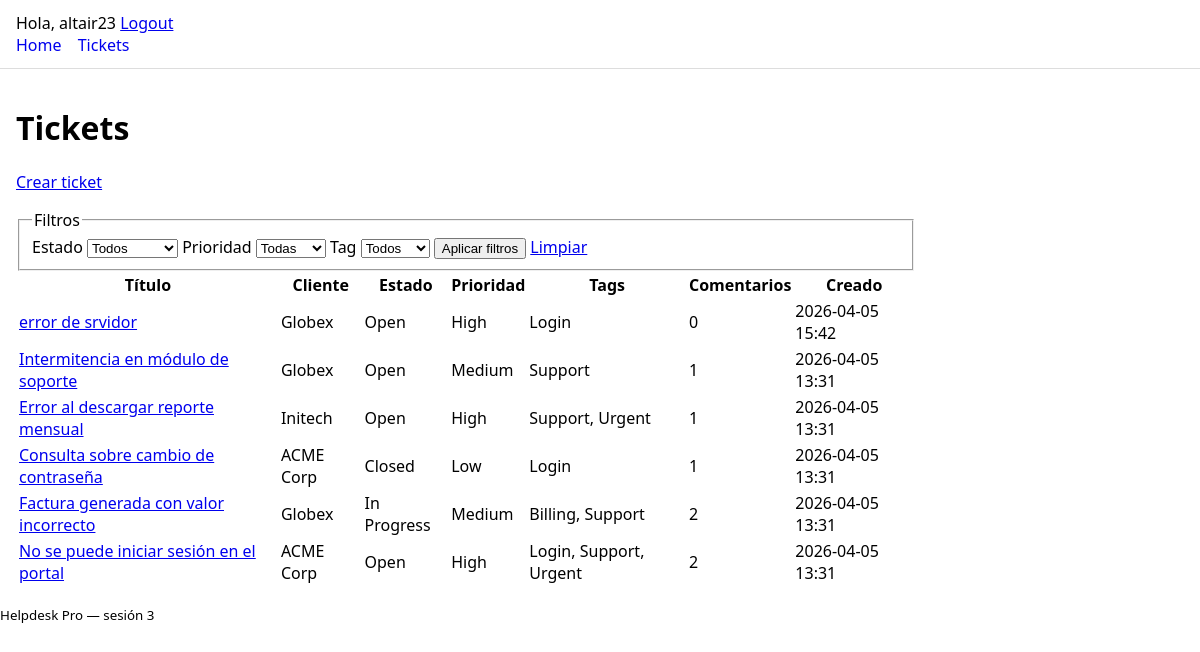
Screenshot of /tickets/ (signed in) with the database file from the repository.
### helpdesk/models.py (models this page shows, shortened)
class Ticket(models.Model):
    class Status(models.TextChoices):
        OPEN = "open", "Open"
        IN_PROGRESS = "in_progress", "In Progress"
        CLOSED = "closed", "Closed"
    class Priority(models.IntegerChoices):
        LOW = 1, "Low"
        MEDIUM = 2, "Medium"
        HIGH = 3, "High"
    title = models.CharField(max_length=200)
    customer = models.ForeignKey(Customer, on_delete=models.PROTECT, related_name="tickets")
    status = models.CharField(max_length=20, choices=Status.choices, default=Status.OPEN, db_index=True)
    priority = models.IntegerField(choices=Priority.choices, default=Priority.MEDIUM, db_index=True)
    tags = models.ManyToManyField(Tag, related_name="tickets", blank=True)
    created_at = models.DateTimeField(auto_now_add=True)
    objects = TicketQuerySet.as_manager()
    class Meta:
        ordering = ["-created_at", "-id"]
        constraints = [
            models.CheckConstraint(
                condition=~Q(title=""),
                name="ticket_title_not_empty",
            )
        ]
        indexes = [
            models.Index(fields=["status", "priority"], name="ticket_status_priority_idx"),
            models.Index(fields=["customer", "created_at"], name="ticket_customer_created_idx"),
        ]

class Customer(models.Model):
    name = models.CharField(max_length=120)
    email = models.EmailField(unique=True)
    class Meta:
        ordering = ["name"]

class Tag(models.Model):
    name = models.CharField(max_length=50, unique=True)
    slug = models.SlugField(max_length=60, unique=True)
    class Meta:
        ordering = ["name"]

### helpdesk/views.py (the view)
# urls.py: path("tickets/", views.TicketListView.as_view(), name="ticket_list"),
class TicketListView(LoginRequiredMixin, ListView):
    model = Ticket
    template_name = "helpdesk/ticket_list.html"
    context_object_name = "tickets"
    paginate_by = 10
    def get_queryset(self):
        status = self.request.GET.get("status") or None
        priority = self.request.GET.get("priority") or None
        tag = self.request.GET.get("tag") or None
        return (
            Ticket.objects.with_related_for_listing()
            .with_comment_count()
            .filter_by_params(status=status, priority=priority, tag=tag)
            .ordered_for_listing()
        )
    def get_context_data(self, **kwargs):
        context = super().get_context_data(**kwargs)
        current_status = self.request.GET.get("status", "")
        current_priority = self.request.GET.get("priority", "")
        current_tag = self.request.GET.get("tag", "")
        params = self.request.GET.copy()
        params.pop("page", None)
        context.update(
            {
                "status_choices": Ticket.Status.choices,
                "priority_choices": Ticket.Priority.choices,
                "available_tags": Tag.objects.all(),
                "current_status": current_status,
                "current_priority": current_priority,
                "current_tag": current_tag,
                "page_querystring": urlencode(params, doseq=True),
            }
        )
        return context

### helpdesk/models.py (called while the page is built)
    def with_related_for_listing(self):
        return self.select_related("customer").prefetch_related("tags")

    def with_comment_count(self):
        return self.annotate(comment_count=Count("comments", distinct=True))

    def ordered_for_listing(self):
        return self.order_by("-created_at", "-id")

    def by_status(self, status: str | None):
        if status:
            return self.filter(status=status)
        return self

    def by_priority(self, priority: str | int | None):
        if priority not in (None, ""):
            return self.filter(priority=priority)
        return self

    def by_tag(self, tag_slug: str | None):
        if tag_slug:
            return self.filter(tags__slug=tag_slug).distinct()
        return self

    def filter_by_params(self, *, status=None, priority=None, tag=None):
        return self.by_status(status).by_priority(priority).by_tag(tag)

### helpdesk/templates/helpdesk/ticket_list.html (shortened to what this page needs)
{% extends "base.html" %}
{% block content %}
  <h1>Tickets</h1>
  <p>
    <a href="{% url 'ticket_create' %}">Crear ticket</a>
  </p>
  <form method="get">
    <fieldset>
      <legend>Filtros</legend>
      <label for="status">Estado</label>
      <select name="status" id="status">
        <option value="">Todos</option>
      </select>
      <label for="priority">Prioridad</label>
      <select name="priority" id="priority">
        <option value="">Todas</option>
      </select>
      <label for="tag">Tag</label>
      <select name="tag" id="tag">
        <option value="">Todos</option>
      </select>
      <button type="submit">Aplicar filtros</button>
      <a href="{% url 'ticket_list' %}">Limpiar</a>
    </fieldset>
  </form>
  <table>
    <thead>
      <tr>
        <th>Título</th>
        <th>Cliente</th>
        <th>Estado</th>
        <th>Prioridad</th>
        <th>Tags</th>
        <th>Comentarios</th>
        <th>Creado</th>
      </tr>
    </thead>
    <tbody>
      {% for t in tickets %}
        <tr>
          <td><a href="{% url 'ticket_detail' t.pk %}">{{ t.title }}</a></td>
          <td>{{ t.customer.name }}</td>
          <td>{{ t.get_status_display }}</td>
          <td>{{ t.get_priority_display }}</td>
          <td>
            {% for tag in t.tags.all %}
              <span>{{ tag.name }}</span>{% if not forloop.last %}, {% endif %}
            {% empty %}
              <span>—</span>
            {% endfor %}
          </td>
          <td>{{ t.comment_count }}</td>
          <td>{{ t.created_at|date:"Y-m-d H:i" }}</td>
        </tr>
      {% empty %}
        <tr><td colspan="7">No hay tickets para los filtros seleccionados.</td></tr>
      {% endfor %}
    </tbody>
  </table>
{% endblock %}

### core/templates/base.html (shortened to what this page needs)
{% load static %}
<!doctype html>
<html lang="es">
  <head>
    <link rel="stylesheet" href="{% static 'css/app.css' %}">
  </head>
  <body>
    <header class="site-header">
      {% if user.is_authenticated %}
        <span>Hola, {{ user.username }}</span>
        <a href="{% url 'logout' %}">Logout</a>
      {% else %}
        <a href="{% url 'login' %}">Login</a>
      {% endif %}
      <nav class="nav">
        <a href="{% url 'home' %}">Home</a>
        <a href="{% url 'ticket_list' %}">Tickets</a>
      </nav>
    </header>
    <main class="container">
      {% block content %}{% endblock %}
    </main>
    <footer class="site-footer">
      <small>Helpdesk Pro — sesión 3</small>
    </footer>
  </body>
</html>

### core/static/css/app.css (style rules this page uses)
body { font-family: system-ui, Arial, sans-serif; margin: 0; }
.site-header { padding: 12px 16px; border-bottom: 1px solid #ddd; }
.nav a { margin-right: 12px; text-decoration: none; }
.container { padding: 16px; max-width: 900px; }

### rows the page displays
Ticket: title "error de srvidor", customer.name "Globex", status "Open", priority "High", comment_count "0", created_at "2026-04-05 15:42"
Tag: name "Login"
Ticket: title "Intermitencia en módulo de soporte", customer.name "Globex", status "Open", priority "Medium", comment_count "1", created_at "2026-04-05 13:31"
Tag: name "Support"
Ticket: title "Error al descargar reporte mensual", customer.name "Initech", status "Open", priority "High", comment_count "1", created_at "2026-04-05 13:31"
Tag: name "Urgent"
Ticket: title "Consulta sobre cambio de contraseña", customer.name "ACME Corp", status "Closed", priority "Low", comment_count "1", created_at "2026-04-05 13:31"
Ticket: title "Factura generada con valor incorrecto", customer.name "Globex", status "In Progress", priority "Medium", comment_count "2", created_at "2026-04-05 13:31"
Tag: name "Billing"
Ticket: title "No se puede iniciar sesión en el portal", customer.name "ACME Corp", status "Open", priority "High", comment_count "2", created_at "2026-04-05 13:31"

### other values shown
{{ user.username }} "altair23"
